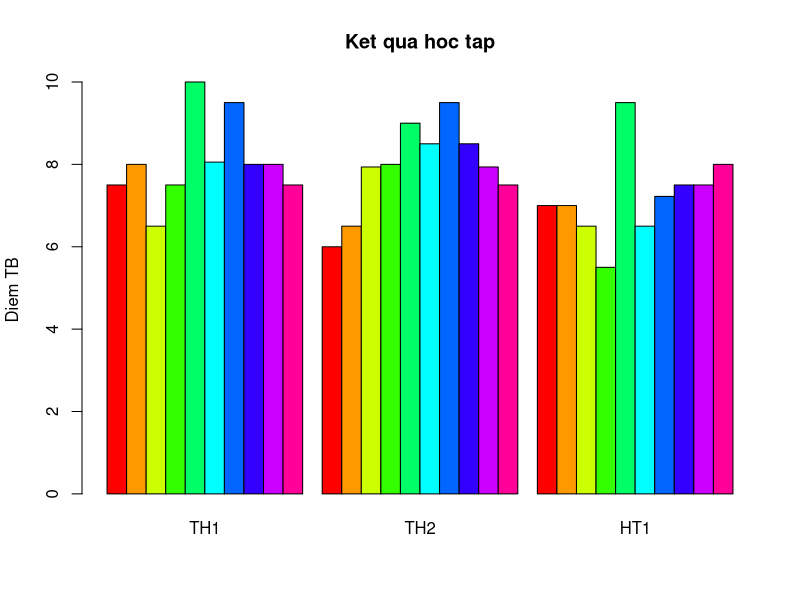
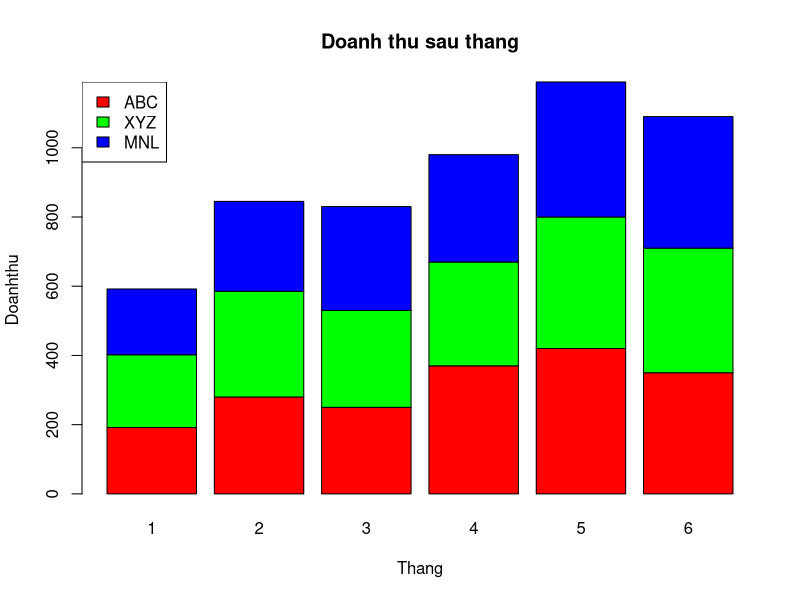
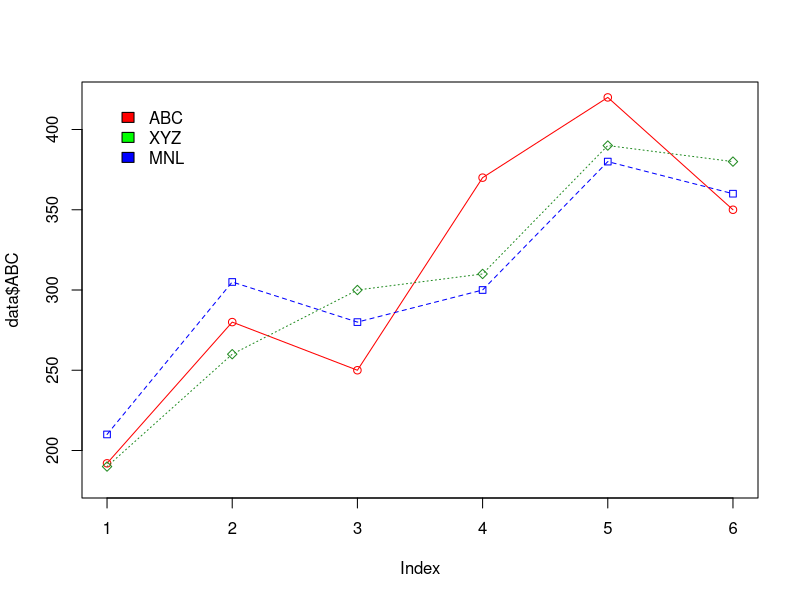

Source code (R) for these figures, in order: (Note: this script raises an error after producing the figures.)
#DE 1
TH1<-c(7.5,8,6.5,7.5,10,NA,9.5,8,8,7.5)
TH2<-c(6,6.5,NA,8,9,8.5,9.5,8.5,NA,7.5)
HT1<-c(7,7,6.5,5.5,9.5,6.5,NA,7.5,7.5,8)
dl<-cbind(TH1,TH2,HT1)
#BT1 a. tao dataframe
KQ<-data.frame(dl)
#b. dien` vao` o trong gia tri TB tuong ung cua tung lop
KQ$TH1[is.na(KQ$TH1)]<-mean(KQ$TH1,na.rm=T)
KQ$TH2[is.na(KQ$TH2)]<-mean(KQ$TH2,na.rm=T)
KQ$HT1[is.na(KQ$HT1)]<-mean(KQ$HT1,na.rm=T)
#c. Ve bieu do the hien ket qua hoc tap
barplot(as.matrix(KQ),main='Ket qua hoc tap',ylab='Diem TB',beside=T,col=rainbow(10))
#BT2 a 
cd<-c(95,115,135,155,175,195)
ct<-c(115,135,155,175,195,215)
db<-(cd+ct)/2
db[7]<-215
stt<-c(15,19,23,31,29,21,6)
#b Tim khoang uoc luong 0.03
n<-sum(stt)
xbar<-sum(db*stt)/n
s2<-sum((db-xbar)^2*stt)/(n-1)
s<-sqrt(s2)
alpha<-0.03
zstar<-qnorm(1-alpha/2)
er<-zstar*s/sqrt(n)
xbar-er;xbar+er
#c tinh so thep loai A
tA<-sum(stt[db>195])
#d Khoang tin cay cho ti le thep loai A
pmu<-tA/n
alpha<-0.02
zstar<-qnorm(1-alpha/2)
er<-zstar*sqrt(pmu*(1-pmu)/n)
pmu-er;pmu+er
#BT3 a
#H0: mu1 = mu2 ; H1: mu1 <> mu2
#b
n<-32
xbar<-180
sig12<-14^2
m<-40
ybar<-170
sig22<-10^2
Z0<-(xbar-ybar)/sqrt(sig12/n+sig22/m)
alpha<-0.05
zstar<-qnorm(1-alpha/2)
abs(Z0)>zstar
p<-2*(1-pnorm(abs(Z0)))
p<alpha 	
#==============================================================
#DE2
#Cau1 a
ABC<-c(192,280,250,370,420,350)
XYZ<-c(210,305,280,300,380,360)
MNL<-c(190,260,300,310,390,380)
dl<-cbind(ABC,XYZ,MNL)

#b hien thi doanh thu cac thang cua xi nghiep ABC tren 300
data<-data.frame(dl)
data$ABC[(data$ABC) > 300]
#c 
dl<-cbind(ABC,XYZ,MNL)
company <- c('ABC','XYZ','MNL')
color <- c('red','green','blue')
data<-matrix(dl,3,6,byrow=T,dimnames=list(c('ABC','XYZ','MNL'),c(1,2,3,4,5,6)))
barplot(as.matrix(data),main='Doanh thu sau thang',ylab='Doanhthu',xlab='Thang',col=rainbow(3))
legend('topleft',company,fill=color)
#Cau2 a
cd<-c(5,7,9,11,13,15,17,19)
ct<-c(7,9,11,13,15,17,19,21)
x<-(cd+ct)/2
sosp<-c(2,8,14,19,22,20,10,5)
#b tim khoang uoc luong chi tieu TB cua loai sp vs do tin cay 95%
n<-sum(sosp)
xbar<-sum(x*sosp)/n
s2<-sum((x-xbar)^2*sosp)/(n-1)
s<-sqrt(s2)
alpha<-0.05
zstar<-qnorm(1-alpha/2)
er<-zstar*s/sqrt(n)
xbar-er;xbar+er
#c chi tieu be hon 12 dc la thep loai 2. Tinh so thep loai 2
t2<-sum(sosp[x<12])
#d Tim khoang tin cay 98% cho ti le sp loai 2
pmu<-t2/n
alpha<-0.02
zstar<-qnorm(1-alpha/2)
er<-zstar*sqrt(pmu*(1-pmu)/n)
pmu-er;pmu+er
#Cau3 a 
#H0: mu1 = mu2; H1: mu1 > mu2
n<-4
xbar<-78
sig12<-24.4^2
m<-4
ybar<-63.5
sig22<-20.2^2
df<-n+m-2
sp<-((n-1)*sig12+(m-1)*sig22)/df
t0<-(xbar-ybar)/(sp*sqrt((1/n)+(1/m)))
alpha<-0.1
tstar<-qt(1-alpha,df)
t0 > tstar
p<-1-pt(t0,df)
p<alpha
#==============================================================
#DE3
#Cau1 a
ABC<-c(192,280,250,370,420,350)
XYZ<-c(210,305,280,300,380,360)
MNL<-c(190,260,300,310,390,380)
dl<-cbind(ABC,XYZ,MNL)
data<-data.frame(dl)
#b
data$ABC[data$ABC > 300]
#c
max_y<-max(data)
colors<-c('red','blue','forestgreen')
plot(data$ABC,type='o',col=colors[1],ylim=c(180,max_y),)
lines(data$XYZ,type='o',col=colors[2],lty=2,pch=22)
lines(data$MNL,type='o',col=colors[3],lty=3,pch=23)
legend(1,max_y,names(data),col=colors,bty='n',fill=rainbow(3))
#Cau2 a
cd<-c(45,50,55,60,65,70,75)
ct<-c(50,55,60,65,70,75,80)
kl<-(cd+ct)/2
kl[8]<-80
st<-c(2,11,25,74,187,43,16,3)
#b 
#H0: mu = 65; H1: mu > 65
mu0<-65
n<-sum(st)
xbar<-sum(kl*st)/n
s2<-sum((kl-xbar)^2*sx)/(n-1)
alpha<-0.01
zstar<-qnorm(1-alpha)
z0<-(xbar-mu0)/(s/sqrt(n))
z0 > zstar
#c trai cay loai 1
l1<-sum(st[kl>65]) 
#d tim khoang tin cay 98% cho loai 1
pmu<-l1/n
alpha<-0.02
zstar<-qnorm(1-alpha/2)
er<-zstar*sqrt(pmu*(1-pmu)/n)
pmu-er;pmu+er
#Cau3 a
dt<-c(81,62,74,78,93,69,72,83,90,84)
ddt<-c(76,71,69,76,87,62,80,75,92,79)
#b
O<-c(81,62,74,78,93,69,72,83,90,84)
#H0: diem thi co phan phoi chuan N(mu,sig2)
#H1: diem thi khon co phan phoi chuan N(mu,sig2)
#chuan hoa du lieu z-score, de kiem dinh voi bien ngau nhien co pp N(0,1)
xbar<-mean(dt)
s2<-var(dt)
s<-sqrt(s2)
#Chuan hoa diem thi
x1<-(dt-xbar)/s
shapiro.test(x1)
#cach 2
pi<-pnorm(x1)
#Ly thuyet, neu diem thi co pp chuan, diem thi pi*n
E<-pi*n	
Q2<-sum((O-E)^2/E)
K<-length(E)
r<-2
df<-K-r-1
alpha<-0.05
kstar<-qchisq(1-alpha,df)
Q2>=kstar
#c Tinh he so tuong quan giua diem thi va diem do an co tuong quan tuyen tinh?
cor(dt,ddt)
cor.test(dt,ddt,method='spearman')
cor.test(dt,ddt,method='kendall')
lm(dt~ddt)
#dt=0.8618ddt+12.4963
#d ve do thi
reg<-lm(dt~ddt)
abline(reg)	

#==============================================================
#DE4
#Cau1 a
TH1<-c(7.5,8,6.5,7.5,10,NA,9.5,8,8,7.5)
TH2<-c(6,6.5,NA,8,9,8.5,9.5,8.5,NA,7.5)
HT1<-c(7,7,6.5,5.5,9.5,6.5,NA,7.5,7.5,8)
dl<-cbind(TH1,TH2,HT1)
KQ<-data.frame(dl)
#b 
KQ$TH1[is.na(KQ$TH1)]<-mean(KQ$TH1,na.rm=T)
KQ$TH2[is.na(KQ$TH2)]<-mean(KQ$TH2,na.rm=T)
KQ$HT1[is.na(KQ$HT1)]<-mean(KQ$HT1,na.rm=T)
#c
max_y<-max(KQ)
colors<-c('red','blue','green')
plot(KQ$TH1,type='o',col=colors[1],ylim=c(4,max_y),main='Ket qua hoc tap',
ylab='DiemTB',xlab='Sinh vien')
lines(KQ$TH2,type='o',col=colors[2],lty=2,pch=22)
lines(KQ$HT1,type='o',col=colors[3],lty=3,pch=23)
legend('bottomright',names(KQ),col=colors,bty='n',fill=rainbow(3))
#Cau2 a
cd<-c(35,40,45,50,56)
ct<-c(40,45,50,55,60)
th<-(ct+cd)/2
sx<-c(14,20,36,22,8)
#b uoc luong khoang tieu hao nhien lieu TB cua loai xe vs do tin cay 95%
n<-sum(sx)
xbar<-sum(th*sx)/n
s2<-sum((th-xbar)^2*sx)/(n-1)
s<-sqrt(s2)
alpha<-0.05
zstar<-qnorm(1-alpha/2)
er<-zstar*(s/sqrt(n))
xbar-er;xbar+er
#c
t1<-sum(sx[th>52])
#d uoc luong ti le do tin cay 95%
pmu<-t1/n
alpha<-0.05
zstar<-qnorm(1-alpha/2)
er<-zstar*sqrt(pmu*(1-pmu)/n)
pmu-er;pmu+er
#Cau3 a
y<-c(5,6,5,6,10,5,7,8,9,10)
x<-c(28,28,24,30,60,30,32,42,43,49)
#b
O<-c(28,28,24,30,60,30,32,42,43,49)
#H0: duong kinh co phan phoi chuan N(mu,sig2)
#H1: duong kinh khong co phan phoi chuan N(mu,sig2)
#chuan hoa du lieu z-score, de kiem dinh voi bien ngau nhien co pp N(0,1)
xbar<-mean(x)
s2<-var(x)
s<-sqrt(s2)
#Chuan hoa diem thi
x1<-(x-xbar)/s
shapiro.test(x1)
#cach 2
#Pi<-phi(x1)
pi<-pnorm(x1)
#Ly thuyet, neu diem thi co pp chuan, diem thi pi*n
E<-pi*n	
Q2<-sum((O-E)^2/E)
K<-length(E)
r<-2
df<-K-r-1
alpha<-0.05
kstar<-qchisq(1-alpha,df)
Q2>=kstar
#c He so tuong quan giua duong kinh va chieu cao co tuong quan tuyen tinh
#he so pearson
cor.test(x,y)
#he so spearman
cor.test(x,y,method='spearman')
#he so kendall
cor.test(x,y,method='kendall')
lm(x~y)
#x=5.322y-1.190
#d ve duong hoi quy tuyen tinh giua duong kinh va chieu cao
reg<-lm(y~x)
abline(reg)


m
month <- c('1','2','3','4','5','6')
company <- c('XYZ','ABC','MNL')
color <- c('red','green','blue')
barplot(m,main="Doanh thu sau thang", xlab="thang",
ylab="Doanh thu",names.arg=month,col=color)
legend('topleft',company,fill=color)